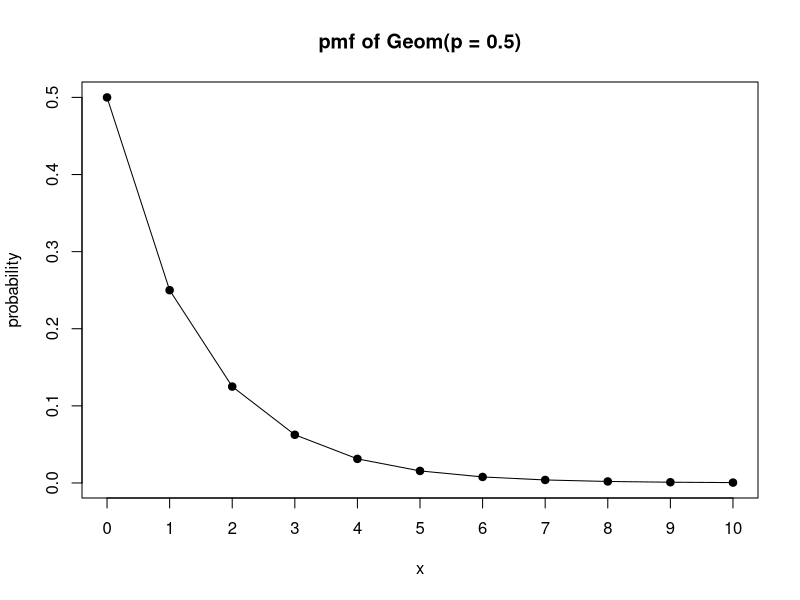

This chart was generated by the following R code:
x = c(0:10)
pmf = dgeom(x, prob = 0.5)
plot(x, pmf, xaxt = "n", xlab = "x", ylab = "probability", main = "pmf of Geom(p = 0.5)")
axis(1, at = 0:10)
lines(x, pmf, lwd = 1)
points(x, pmf, pch = 16)